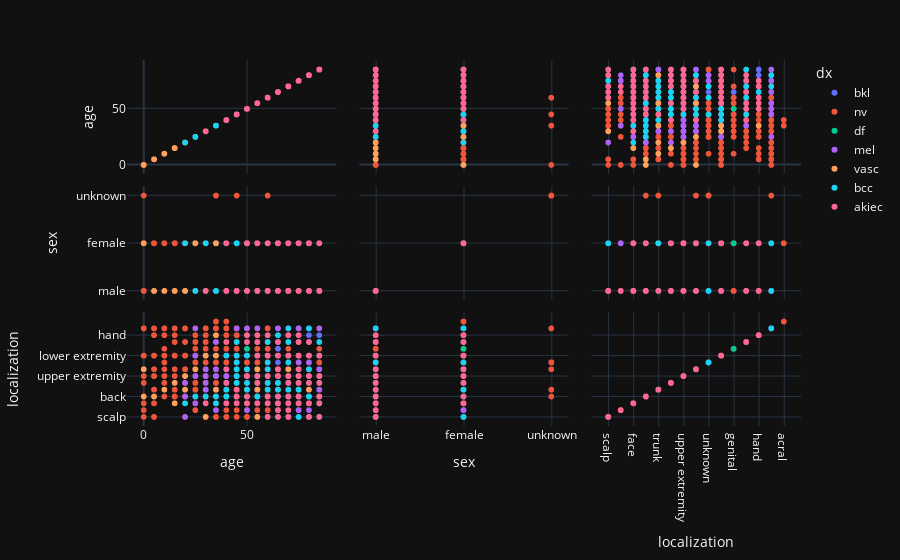

The notebook cell saved with this chart:
### Code cell
fig = px.scatter_matrix(meta, dimensions=['age', 'sex', 'localization'], color='dx')
fig.show()

### Figure 1 — Plotly figure (JSON) as saved in the notebook; plotly's stock layout.template omitted (floating-point values rounded to 4 significant figures; data arrays with more than 128 entries replaced by an {"elided": "..."} marker saying what was removed)
{"data": [{"dimensions": [{"axis": {"matches": true}, "label": "age", "values": {"elided": "1099 int values"}}, {"axis": {"matches": true}, "label": "sex", "values": {"elided": "1099 str values"}}, {"axis": {"matches": true}, "label": "localization", "values": {"elided": "1099 str values"}}], "hovertemplate": "dx=bkl<br>%{xaxis.title.text}=%{x}<br>%{yaxis.title.text}=%{y}<extra></extra>", "legendgroup": "bkl", "marker": {"color": "#636efa", "symbol": "circle"}, "name": "bkl", "showlegend": true, "type": "splom"}, {"dimensions": [{"axis": {"matches": true}, "label": "age", "values": {"elided": "6705 int values"}}, {"axis": {"matches": true}, "label": "sex", "values": {"elided": "6705 str values"}}, {"axis": {"matches": true}, "label": "localization", "values": {"elided": "6705 str values"}}], "hovertemplate": "dx=nv<br>%{xaxis.title.text}=%{x}<br>%{yaxis.title.text}=%{y}<extra></extra>", "legendgroup": "nv", "marker": {"color": "#EF553B", "symbol": "circle"}, "name": "nv", "showlegend": true, "type": "splom"}, {"dimensions": [{"axis": {"matches": true}, "label": "age", "values": [75, 75, 55, 55, 50, 50, 75, 75, 70, 70, 50, 50, 65, 65, 30, 55, 50, 50, 50, 50, 50, 55, 55, 75, 75, 30, 60, 50, 50, 55, 55, 55, 65, 65, 35, 65, 40, 40, 60, 45, 45, 45, 75, 75, 80, 80, 80, 65, 65, 65, 65, 65, 55, 65, 65, 50, 50, 50, 50, 30, 30, 60, 60, 65, 65, 65, 40, 40, 40, 40, 25, 25, 35, 35, 35, 35, 35, 35, 45, 45, 45, 45, 45, 45, 45, 40, 50, 50, 50, 65, 65, 45, 60, 75, 55, 45, 60, 55, 55, 45, 55, 40, 65, 60, 60, 70, 70, 35, 35, 35, 35, 35, 45, 40, 60]}, {"axis": {"matches": true}, "label": "sex", "values": ["male", "male", "male", "male", "female", "female", "female", "female", "male", "male", "male", "male", "male", "male", "male", "female", "male", "male", "male", "male", "male", "male", "male", "male", "male", "male", "female", "female", "female", "male", "male", "male", "female", "female", "female", "male", "male", "male", "male", "female", "female", "female", "male", "male", "male", "male", "male", "male", "male", "male", "female", "female", "male", "male", "male", "male", "male", "male", "male", "male", "male", "male", "male", "male", "female", "female", "male", "male", "male", "male", "female", "female", "female", "female", "female", "female", "female", "female", "female", "female", "male", "male", "male", "male", "male", "female", "female", "female", "female", "female", "female", "male", "male", "female", "female", "female", "male", "female", "female", "female", "female", "female", "female", "male", "female", "male", "male", "female", "female", "female", "female", "female", "female", "female", "female"]}, {"axis": {"matches": true}, "label": "localization", "values": ["back", "back", "lower extremity", "lower extremity", "upper extremity", "upper extremity", "lower extremity", "lower extremity", "lower extremity", "lower extremity", "lower extremity", "lower extremity", "upper extremity", "upper extremity", "lower extremity", "upper extremity", "upper extremity", "upper extremity", "lower extremity", "lower extremity", "lower extremity", "lower extremity", "lower extremity", "lower extremity", "lower extremity", "upper extremity", "lower extremity", "lower extremity", "lower extremity", "upper extremity", "upper extremity", "upper extremity", "lower extremity", "lower extremity", "lower extremity", "upper extremity", "lower extremity", "lower extremity", "lower extremity", "upper extremity", "upper extremity", "upper extremity", "lower extremity", "lower extremity", "upper extremity", "upper extremity", "upper extremity", "lower extremity", "lower extremity", "lower extremity", "lower extremity", "lower extremity", "upper extremity", "foot", "foot", "lower extremity", "lower extremity", "lower extremity", "lower extremity", "lower extremity", "lower extremity", "upper extremity", "upper extremity", "upper extremity", "lower extremity", "lower extremity", "lower extremity", "lower extremity", "lower extremity", "lower extremity", "lower extremity", "lower extremity", "lower extremity", "lower extremity", "lower extremity", "lower extremity", "lower extremity", "lower extremity", "lower extremity", "lower extremity", "lower extremity", "lower extremity", "abdomen", "abdomen", "abdomen", "lower extremity", "genital", "lower extremity", "upper extremity", "lower extremity", "lower extremity", "lower extremity", "lower extremity", "lower extremity", "lower extremity", "lower extremity", "abdomen", "lower extremity", "lower extremity", "lower extremity", "upper extremity", "lower extremity", "lower extremity", "lower extremity", "lower extremity", "lower extremity", "lower extremity", "lower extremity", "lower extremity", "lower extremity", "lower extremity", "lower extremity", "lower extremity", "lower extremity", "lower extremity"]}], "hovertemplate": "dx=df<br>%{xaxis.title.text}=%{x}<br>%{yaxis.title.text}=%{y}<extra></extra>", "legendgroup": "df", "marker": {"color": "#00cc96", "symbol": "circle"}, "name": "df", "showlegend": true, "type": "splom"}, {"dimensions": [{"axis": {"matches": true}, "label": "age", "values": {"elided": "1113 int values"}}, {"axis": {"matches": true}, "label": "sex", "values": {"elided": "1113 str values"}}, {"axis": {"matches": true}, "label": "localization", "values": {"elided": "1113 str values"}}], "hovertemplate": "dx=mel<br>%{xaxis.title.text}=%{x}<br>%{yaxis.title.text}=%{y}<extra></extra>", "legendgroup": "mel", "marker": {"color": "#ab63fa", "symbol": "circle"}, "name": "mel", "showlegend": true, "type": "splom"}, {"dimensions": [{"axis": {"matches": true}, "label": "age", "values": {"elided": "142 int values"}}, {"axis": {"matches": true}, "label": "sex", "values": {"elided": "142 str values"}}, {"axis": {"matches": true}, "label": "localization", "values": {"elided": "142 str values"}}], "hovertemplate": "dx=vasc<br>%{xaxis.title.text}=%{x}<br>%{yaxis.title.text}=%{y}<extra></extra>", "legendgroup": "vasc", "marker": {"color": "#FFA15A", "symbol": "circle"}, "name": "vasc", "showlegend": true, "type": "splom"}, {"dimensions": [{"axis": {"matches": true}, "label": "age", "values": {"elided": "514 int values"}}, {"axis": {"matches": true}, "label": "sex", "values": {"elided": "514 str values"}}, {"axis": {"matches": true}, "label": "localization", "values": {"elided": "514 str values"}}], "hovertemplate": "dx=bcc<br>%{xaxis.title.text}=%{x}<br>%{yaxis.title.text}=%{y}<extra></extra>", "legendgroup": "bcc", "marker": {"color": "#19d3f3", "symbol": "circle"}, "name": "bcc", "showlegend": true, "type": "splom"}, {"dimensions": [{"axis": {"matches": true}, "label": "age", "values": {"elided": "327 int values"}}, {"axis": {"matches": true}, "label": "sex", "values": {"elided": "327 str values"}}, {"axis": {"matches": true}, "label": "localization", "values": {"elided": "327 str values"}}], "hovertemplate": "dx=akiec<br>%{xaxis.title.text}=%{x}<br>%{yaxis.title.text}=%{y}<extra></extra>", "legendgroup": "akiec", "marker": {"color": "#FF6692", "symbol": "circle"}, "name": "akiec", "showlegend": true, "type": "splom"}], "layout": {"dragmode": "select", "legend": {"title": {"text": "dx"}, "tracegroupgap": 0}, "margin": {"t": 60}}}
